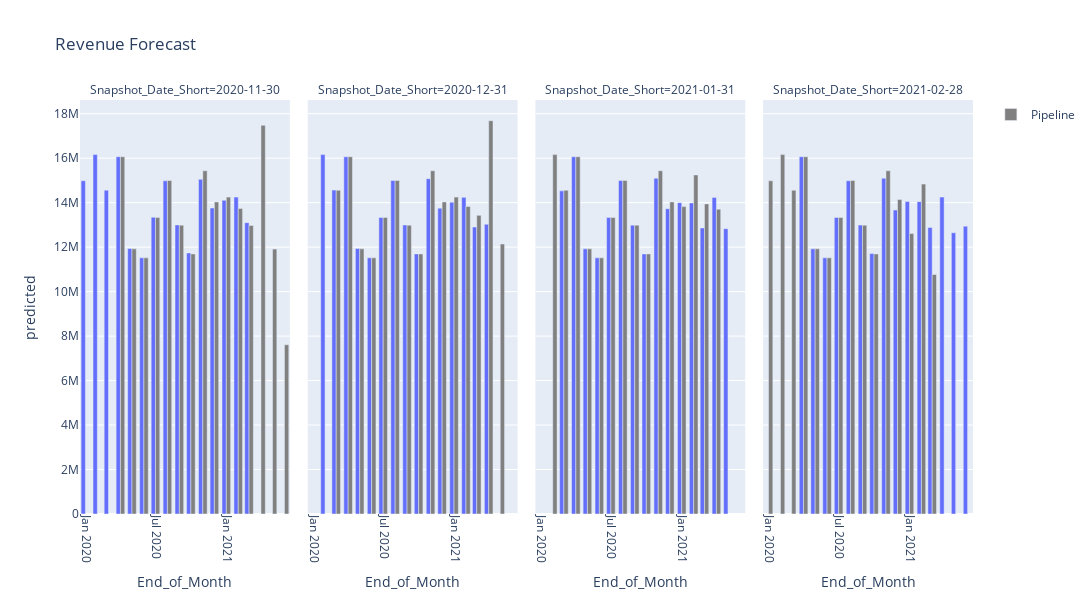

Write notebook code for a chart like this one.
### Code cell
#!/usr/bin/python
# -*- coding: utf-8 -*-
import plotly.express as px
import plotly.graph_objs as go
fig_width = 1600
fig_height = 600
df = final_merge_df.query('Relative_Snapshot_Month_Offset >= -3')
df1 = df.query('Relative_Snapshot_Month_Offset == 0')
df2 = df.query('Relative_Snapshot_Month_Offset == -1')
df3 = df.query('Relative_Snapshot_Month_Offset == -2')
df4 = df.query('Relative_Snapshot_Month_Offset == -3')
'''
df_sum = final_merge_df.pivot_table(index=['Snapshot_Date_Short',
                                   'Relative_Snapshot_Month_Offset',
                                   'End_of_Month', 'Relative_Offset'],
                                   values=['predicted', 'Revenue',
                                   'Pipeline'], aggfunc=np.sum,
                                   margins=False)  # columns='Relative_Offet',
df_sum = df_sum.reset_index(level=df_sum.index.names)
'''

x = 'End_of_Month'
y = 'predicted'
y1 = 'Pipeline'
y2 = 'Revenue'
fig = px.bar(  # color=y1,
               # facet_row='Snapshot_Date_Short',
    df,
    x=x,
    y=y,
    text=y,
    barmode='group',
    facet_col='Snapshot_Date_Short',
    width=fig_width,
    height=fig_height,
    title='Revenue Forecast',
    )
trace1 = go.Bar(x=df1[x], y=df1[y1], text=df1[y1], name=y1,
                marker_color='grey')
trace2 = go.Bar(x=df2[x], y=df2[y1], text=df2[y1], name=y1,
                marker_color='grey')
trace3 = go.Bar(x=df3[x], y=df3[y1], text=df3[y1], name=y1,
                marker_color='grey')
trace4 = go.Bar(x=df4[x], y=df4[y1], text=df4[y1], name=y1,
                marker_color='grey')
#trace.update(showlegend=False)
trace1.update(showlegend=False)
trace2.update(showlegend=False)
trace3.update(showlegend=False)
trace4.update(showlegend=False)
fig.add_trace(trace1, row=1, col=1, exclude_empty_subplots=True)
fig.add_trace(trace2, row=1, col=2, exclude_empty_subplots=True)
fig.add_trace(trace3, row=1, col=3, exclude_empty_subplots=True)
fig.add_trace(trace4, row=1, col=4, exclude_empty_subplots=True)
fig.update_traces(selector=-1, showlegend=True)
fig.update_traces(texttemplate='%{text:.3s}', textposition='auto',
                  textfont_color='black')
fig.update_layout(uniformtext_minsize=8, uniformtext_mode='hide')

'''
fig.add_trace(go.Scatter(
    x=df_sum[x],
    y=df_sum[y2],
    text=df_sum[y2],
    mode='lines',
    line=go.scatter.Line(color='green'),
    name='Pipeline',
    ))
'''

fig.update_xaxes(tickangle=90, title_text=x)

        # title_font = {"size": 20},
        # title_standoff = 25

fig.show()

### Figure 1 — Plotly figure (JSON) as saved in the notebook; plotly's stock layout.template omitted (floating-point values rounded to 4 significant figures)
{"data": [{"alignmentgroup": "True", "hovertemplate": "Snapshot_Date_Short=2020-11-30<br>End_of_Month=%{x}<br>predicted=%{text}<extra></extra>", "legendgroup": "", "marker": {"color": "#636efa"}, "name": "", "offsetgroup": "", "orientation": "v", "showlegend": false, "text": [14983139, 16159868, 14560072, 16064043, 11939499, 11518142, 13340530, 14981619, 12997263, 11734841, 15046971, 13756593, 14105061, 14248217, 13100290], "textfont": {"color": "black"}, "textposition": "auto", "texttemplate": "%{text:.3s}", "type": "bar", "x": ["2019-12-31", "2020-01-31", "2020-02-29", "2020-03-31", "2020-04-30", "2020-05-31", "2020-06-30", "2020-07-31", "2020-08-31", "2020-09-30", "2020-10-31", "2020-11-30", "2020-12-31", "2021-01-31", "2021-02-28"], "xaxis": "x", "y": [14983139, 16159868, 14560072, 16064043, 11939499, 11518142, 13340530, 14981619, 12997263, 11734841, 15046971, 13756593, 14105061, 14248217, 13100290], "yaxis": "y"}, {"alignmentgroup": "True", "hovertemplate": "Snapshot_Date_Short=2020-12-31<br>End_of_Month=%{x}<br>predicted=%{text}<extra></extra>", "legendgroup": "", "marker": {"color": "#636efa"}, "name": "", "offsetgroup": "", "orientation": "v", "showlegend": false, "text": [16159868, 14564345, 16064043, 11939499, 11518142, 13333553, 14995473, 12997263, 11695095, 15075560, 13752262, 14015906, 14237396, 12904120, 13026896], "textfont": {"color": "black"}, "textposition": "auto", "texttemplate": "%{text:.3s}", "type": "bar", "x": ["2020-01-31", "2020-02-29", "2020-03-31", "2020-04-30", "2020-05-31", "2020-06-30", "2020-07-31", "2020-08-31", "2020-09-30", "2020-10-31", "2020-11-30", "2020-12-31", "2021-01-31", "2021-02-28", "2021-03-31"], "xaxis": "x2", "y": [16159868, 14564345, 16064043, 11939499, 11518142, 13333553, 14995473, 12997263, 11695095, 15075560, 13752262, 14015906, 14237396, 12904120, 13026896], "yaxis": "y2"}, {"alignmentgroup": "True", "hovertemplate": "Snapshot_Date_Short=2021-01-31<br>End_of_Month=%{x}<br>predicted=%{text}<extra></extra>", "legendgroup": "", "marker": {"color": "#636efa"}, "name": "", "offsetgroup": "", "orientation": "v", "showlegend": false, "text": [14529454, 16064043, 11921327, 11518142, 13333553, 14991885, 12986818, 11695095, 15095234, 13725390, 13999168, 13988182, 12860616, 14235921, 12830248], "textfont": {"color": "black"}, "textposition": "auto", "texttemplate": "%{text:.3s}", "type": "bar", "x": ["2020-02-29", "2020-03-31", "2020-04-30", "2020-05-31", "2020-06-30", "2020-07-31", "2020-08-31", "2020-09-30", "2020-10-31", "2020-11-30", "2020-12-31", "2021-01-31", "2021-02-28", "2021-03-31", "2021-04-30"], "xaxis": "x3", "y": [14529454, 16064043, 11921327, 11518142, 13333553, 14991885, 12986818, 11695095, 15095234, 13725390, 13999168, 13988182, 12860616, 14235921, 12830248], "yaxis": "y3"}, {"alignmentgroup": "True", "hovertemplate": "Snapshot_Date_Short=2021-02-28<br>End_of_Month=%{x}<br>predicted=%{text}<extra></extra>", "legendgroup": "", "marker": {"color": "#636efa"}, "name": "", "offsetgroup": "", "orientation": "v", "showlegend": false, "text": [16064043, 11921327, 11518142, 13333553, 14984711, 12990285, 11708012, 15098325, 13665978, 14047757, 14043333, 12882353, 14248092, 12646611, 12942460], "textfont": {"color": "black"}, "textposition": "auto", "texttemplate": "%{text:.3s}", "type": "bar", "x": ["2020-03-31", "2020-04-30", "2020-05-31", "2020-06-30", "2020-07-31", "2020-08-31", "2020-09-30", "2020-10-31", "2020-11-30", "2020-12-31", "2021-01-31", "2021-02-28", "2021-03-31", "2021-04-30", "2021-05-31"], "xaxis": "x4", "y": [16064043, 11921327, 11518142, 13333553, 14984711, 12990285, 11708012, 15098325, 13665978, 14047757, 14043333, 12882353, 14248092, 12646611, 12942460], "yaxis": "y4"}, {"marker": {"color": "grey"}, "name": "Pipeline", "showlegend": false, "text": [16064045, 11921328, 11518142, 13333557, 14995473, 12986821, 11695096, 15433515, 14031333, 14248282, 13738530, 12974908, 17476023, 11911579, 7608693], "textfont": {"color": "black"}, "textposition": "auto", "texttemplate": "%{text:.3s}", "type": "bar", "x": ["2020-03-31", "2020-04-30", "2020-05-31", "2020-06-30", "2020-07-31", "2020-08-31", "2020-09-30", "2020-10-31", "2020-11-30", "2020-12-31", "2021-01-31", "2021-02-28", "2021-03-31", "2021-04-30", "2021-05-31"], "xaxis": "x", "y": [16064045, 11921328, 11518142, 13333557, 14995473, 12986821, 11695096, 15433515, 14031333, 14248282, 13738530, 12974908, 17476023, 11911579, 7608693], "yaxis": "y"}, {"marker": {"color": "grey"}, "name": "Pipeline", "showlegend": false, "text": [14555802, 16064045, 11921328, 11518142, 13333557, 14995473, 12986821, 11695096, 15433515, 14031333, 14248282, 13827550, 13428004, 17684198, 12142675], "textfont": {"color": "black"}, "textposition": "auto", "texttemplate": "%{text:.3s}", "type": "bar", "x": ["2020-02-29", "2020-03-31", "2020-04-30", "2020-05-31", "2020-06-30", "2020-07-31", "2020-08-31", "2020-09-30", "2020-10-31", "2020-11-30", "2020-12-31", "2021-01-31", "2021-02-28", "2021-03-31", "2021-04-30"], "xaxis": "x2", "y": [14555802, 16064045, 11921328, 11518142, 13333557, 14995473, 12986821, 11695096, 15433515, 14031333, 14248282, 13827550, 13428004, 17684198, 12142675], "yaxis": "y2"}, {"marker": {"color": "grey"}, "name": "Pipeline", "showlegend": false, "text": [16159870, 14555802, 16064045, 11921328, 11518142, 13333557, 14995473, 12986821, 11695096, 15433515, 14031333, 13821226, 15245924, 13943871, 13708009], "textfont": {"color": "black"}, "textposition": "auto", "texttemplate": "%{text:.3s}", "type": "bar", "x": ["2020-01-31", "2020-02-29", "2020-03-31", "2020-04-30", "2020-05-31", "2020-06-30", "2020-07-31", "2020-08-31", "2020-09-30", "2020-10-31", "2020-11-30", "2020-12-31", "2021-01-31", "2021-02-28", "2021-03-31"], "xaxis": "x3", "y": [16159870, 14555802, 16064045, 11921328, 11518142, 13333557, 14995473, 12986821, 11695096, 15433515, 14031333, 13821226, 15245924, 13943871, 13708009], "yaxis": "y3"}, {"marker": {"color": "grey"}, "name": "Pipeline", "showlegend": true, "text": [14983141, 16159870, 14555802, 16064045, 11921328, 11518142, 13333557, 14995473, 12986821, 11695096, 15433515, 14141869, 12617353, 14833273, 10767529], "textfont": {"color": "black"}, "textposition": "auto", "texttemplate": "%{text:.3s}", "type": "bar", "x": ["2019-12-31", "2020-01-31", "2020-02-29", "2020-03-31", "2020-04-30", "2020-05-31", "2020-06-30", "2020-07-31", "2020-08-31", "2020-09-30", "2020-10-31", "2020-11-30", "2020-12-31", "2021-01-31", "2021-02-28"], "xaxis": "x4", "y": [14983141, 16159870, 14555802, 16064045, 11921328, 11518142, 13333557, 14995473, 12986821, 11695096, 15433515, 14141869, 12617353, 14833273, 10767529], "yaxis": "y4"}], "layout": {"annotations": [{"font": {}, "showarrow": false, "text": "Snapshot_Date_Short=2020-11-30", "x": 0.1175, "xanchor": "center", "xref": "paper", "y": 1, "yanchor": "bottom", "yref": "paper"}, {"font": {}, "showarrow": false, "text": "Snapshot_Date_Short=2020-12-31", "x": 0.3725, "xanchor": "center", "xref": "paper", "y": 1, "yanchor": "bottom", "yref": "paper"}, {"font": {}, "showarrow": false, "text": "Snapshot_Date_Short=2021-01-31", "x": 0.6275, "xanchor": "center", "xref": "paper", "y": 1, "yanchor": "bottom", "yref": "paper"}, {"font": {}, "showarrow": false, "text": "Snapshot_Date_Short=2021-02-28", "x": 0.8825, "xanchor": "center", "xref": "paper", "y": 1, "yanchor": "bottom", "yref": "paper"}], "barmode": "group", "height": 600, "legend": {"tracegroupgap": 0}, "title": {"text": "Revenue Forecast"}, "uniformtext": {"minsize": 8, "mode": "hide"}, "width": 1600, "xaxis": {"anchor": "y", "domain": [0, 0.235], "tickangle": 90, "title": {"text": "End_of_Month"}}, "xaxis2": {"anchor": "y2", "domain": [0.255, 0.49], "matches": "x", "tickangle": 90, "title": {"text": "End_of_Month"}}, "xaxis3": {"anchor": "y3", "domain": [0.51, 0.745], "matches": "x", "tickangle": 90, "title": {"text": "End_of_Month"}}, "xaxis4": {"anchor": "y4", "domain": [0.765, 1.0], "matches": "x", "tickangle": 90, "title": {"text": "End_of_Month"}}, "yaxis": {"anchor": "x", "domain": [0, 1], "title": {"text": "predicted"}}, "yaxis2": {"anchor": "x2", "domain": [0, 1], "matches": "y", "showticklabels": false}, "yaxis3": {"anchor": "x3", "domain": [0, 1], "matches": "y", "showticklabels": false}, "yaxis4": {"anchor": "x4", "domain": [0, 1], "matches": "y", "showticklabels": false}}}
